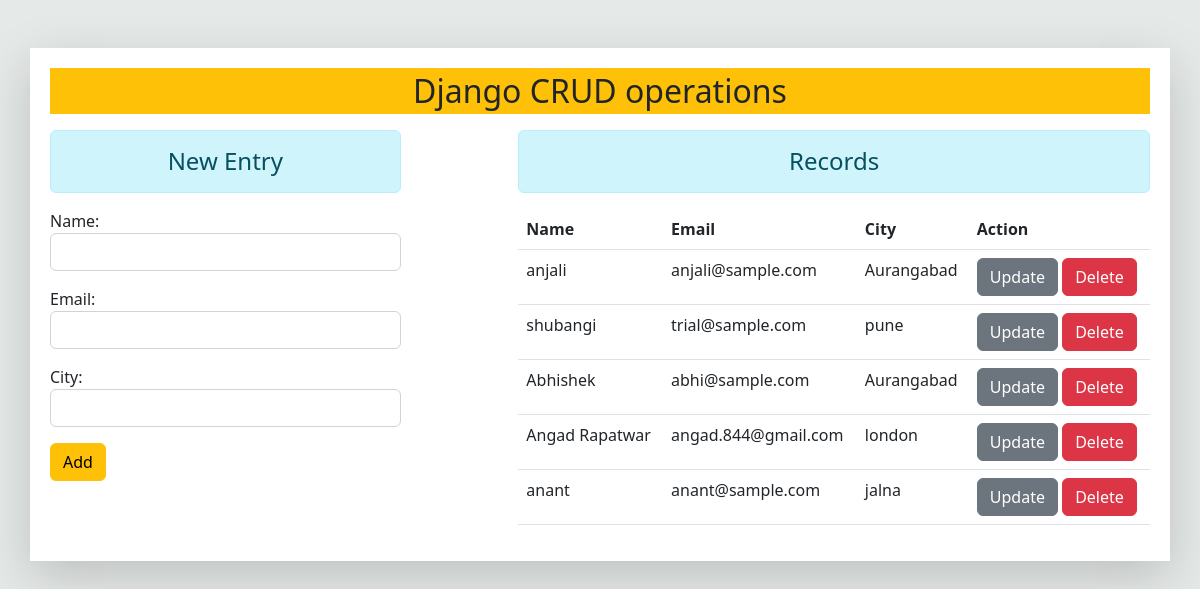
The page / on the database its author committed.
### enroll/models.py (models this page shows)
class Entries(models.Model):
    name=models.CharField(max_length=100)
    email=models.CharField(max_length=100)
    city=models.CharField(max_length=100)

### enroll/views.py (the view)
# urls.py: path('', views.get_data, name='index'),
def get_data(request):
    if request.method == 'POST':
        form_var = Entries_form(request.POST)
        if form_var.is_valid():
            nm = form_var.cleaned_data['name']
            em = form_var.cleaned_data['email']
            ci = form_var.cleaned_data['city']
            reg = Entries(name=nm, email=em, city=ci)
            reg.save()
        form_var = Entries_form()
    else:
        form_var = Entries_form()
    stu = Entries.objects.all()
    return render(request, 'getting.html', {'form': form_var, 'stud': stu})

### enroll/forms.py
class Entries_form(forms.ModelForm):
    class Meta:
        model=Entries
        fields=['name','email','city']
        widgets={
            'name': forms.TextInput(attrs={'class':'form-control'}),
            'email': forms.EmailInput(attrs={'class':'form-control'}),
            'city': forms.TextInput(attrs={'class':'form-control'}),
        }

### enroll/templates/getting.html (shortened to what this page needs)
{% extends 'base.html' %}
{% block content %}
<div class="row">
    <div class="col-sm-4">
        <h4 class="text-center alert alert-info mt-2">New Entry</h4>
        <form action="" method="POST">
            {{ form.as_p }}
            <input type="submit" value="Add" class="btn btn-warning">
        </form>
    </div>
    <div class="col-7 offset-1">
        <h4 class="text-center alert alert-info mt-2">Records</h4>
        {% if stud %}
        <table class="table">
            <thead>
                <tr>
                    <th scope="col">Name</th>
                    <th scope="col">Email</th>
                    <th scope="col">City</th>
                    <th scope="col">Action</th>
                </tr>
            </thead>
            <tbody>
                {% for st in stud %}
                <tr>
                    <td>{{ st.name }}</td>
                    <td>{{ st.email }}</td>
                    <td>{{ st.city }}</td>
                    <td>
                        <form action="{% url 'updatedata' st.id %}" method="POST" class="d-inline">
                            <input type="submit" value="Update" class="btn btn-secondary">
                        </form>
                        <form action="{% url 'deletedata' st.id %}" method="POST" class="d-inline">
                            <input type="submit" value="Delete" class="btn btn-danger">
                        </form>
                    </td>
                </tr>
                {% endfor %}
            </tbody>
        </table>
        {% else %}
        <h4 class="text-center mt-2">No Records</h4>
        {% endif %}
    </div>
</div>
{% endblock content %}

### enroll/templates/base.html (shortened to what this page needs)
<!DOCTYPE html>
{% load static %}
<html lang="en">
<head>
    <link href="https://cdn.jsdelivr.net/npm/bootstrap@5.2.0-beta1/dist/css/bootstrap.min.css" rel="stylesheet">
</head>
<body>
    <div class="container mt-5 box shadow-lg">
        <h2 class="text-center bg-warning p-1">Django CRUD operations</h2>
        {% block content %}{% endblock content %}
    </div>
</body>
</html>

### enroll/templates/base.html (style rules this page uses)
body { background-color: rgb(229, 233, 231); }
.box { background-color: white; padding: 20px; }

### rows shown on the page
Entries: name "anjali", email "anjali@sample.com", city "Aurangabad"
Entries: name "shubangi", email "trial@sample.com", city "pune"
Entries: name "Abhishek", email "abhi@sample.com", city "Aurangabad"
Entries: name "Angad Rapatwar", email "angad.844@gmail.com", city "london"
Entries: name "anant", email "anant@sample.com", city "jalna"
